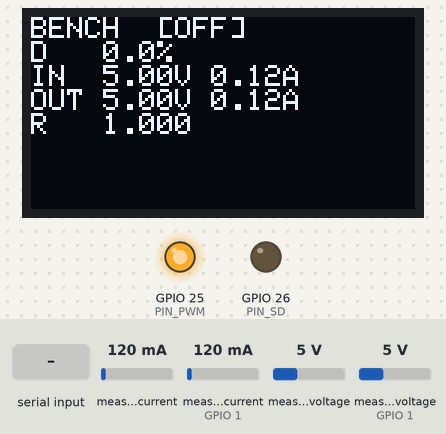
The sketch below on a simulated ESP32. Parts: 128×64 one-colour display, output pins drawn as LEDs (lit = HIGH). The inputs (shaded band) are chosen by the test bench; at power-on: measured current 120 mA, measured current (sensor on GPIO 1) 120 mA, measured voltage 5 V, measured voltage (sensor on GPIO 1) 5 V. What the sketch prints to the serial monitor is not drawn.

Above: at 1.6 s.
1.7 s: "+\n" received over Serial
At 2.7 s:
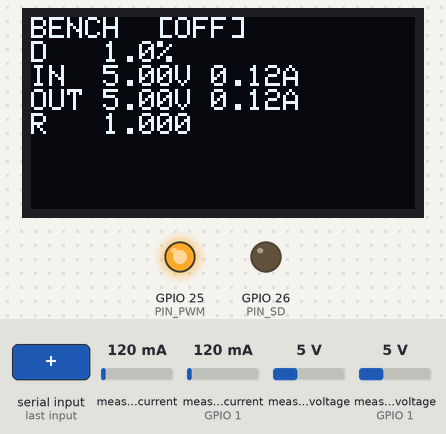
3.5 s: "e\n" received over Serial
At 3.78 s:
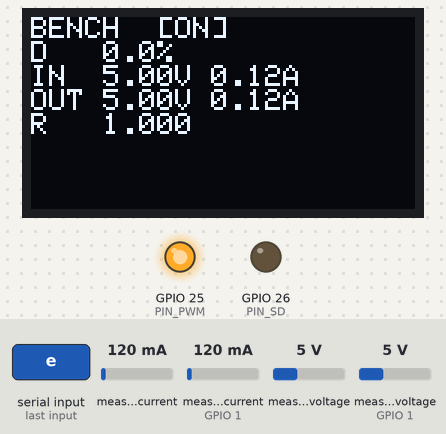
5.5 s: measured current (sensor 0) set to 40 mA
At 7.2 s:
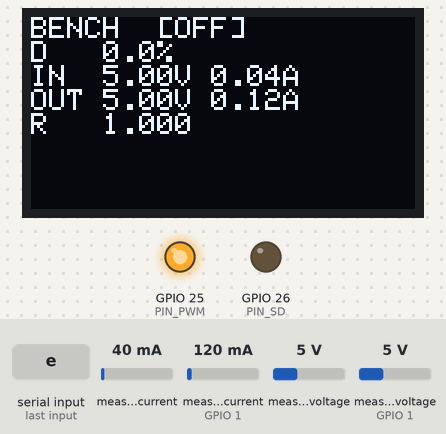
7.5 s: measured current (sensor on GPIO 1) set to 40 mA
At 8.7 s:
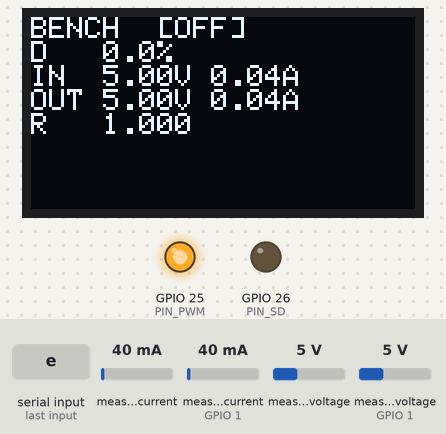
9.5 s: measured voltage (sensor 0) set to 0.3 V
At 11.2 s:
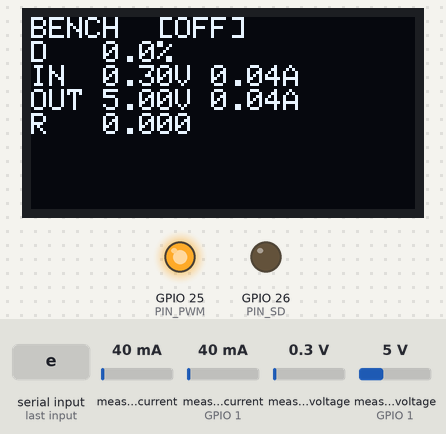
11.5 s: measured voltage (sensor on GPIO 1) set to 0.3 V
At 13.0 s:
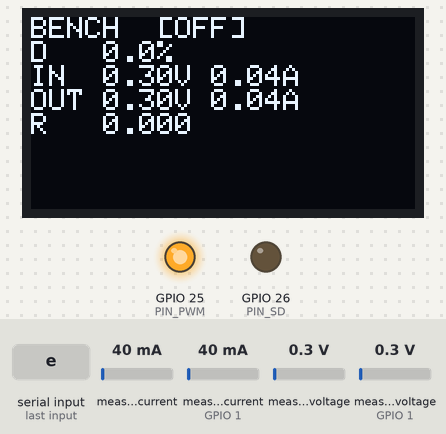
Timing chart, 0 to 14.5 s (numbered marks = the images above; inputs shaded):
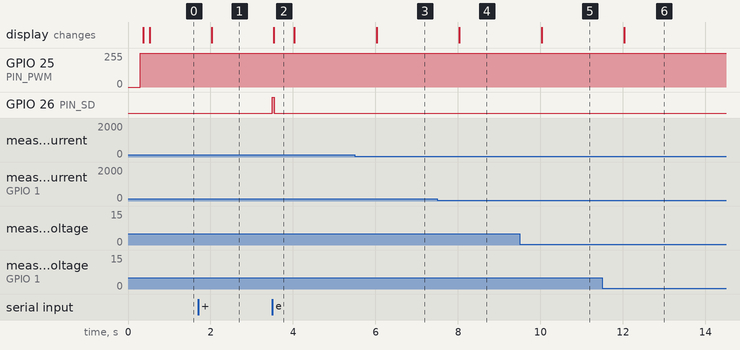

The sketch:

solar_mppt_bench_test.ino
```cpp
/*
 * BENCH TEST — Solar MPPT Boost   (Rev.3.3)
 * -----------------------------------------
 * สเก็ตช์นี้ใช้เฉพาะตอนทดสอบด่าน T3 ถึง T6
 * สั่ง duty ด้วยมือ ไม่มี MPPT ไม่มีการชาร์จอัตโนมัติ
 *
 * *** ต้องมีโหลดต่อที่เอาต์พุตเสมอก่อนสั่งสวิตช์ ***
 * boost ที่ไม่มีโหลด แรงดันจะไต่ขึ้นจนพังตัวเอง
 *
 * ============ แก้จาก Rev.3.2 ============
 * 1. คำสั่ง e บังคับ duty = 0 ทุกครั้ง
 *    เดิม: ถ้าเคยตั้ง d 0.25 ไว้แล้วพิมพ์ e วงจรจะกระโดดไป 25% ทันที
 * 2. เพิ่ม soft-start — duty ไต่ถึงเป้าใน ~1 วินาที ไม่กระโดด
 * 3. ข้าม OLED ทั้งหมดถ้าตอนบูตหาไม่เจอ
 *    เดิม: ยังยิง I2C ไปหาจอที่ไม่มีทุก 500ms กินเวลาบัสและอาจค้าง
 * 4. ไม่ยอมให้สั่ง e ถ้า INA219 ตัวใดตัวหนึ่งหาไม่เจอ
 *    ระบบตัดอัตโนมัติอาศัยค่าจากเซนเซอร์ ถ้าเซนเซอร์ตายก็ไม่มีตัวป้องกัน
 * 5. เตือนอัตโนมัติเมื่อสั่ง duty แล้วแรงดันไม่ขึ้น (Q1 ไม่สวิตช์)
 * 6. ตัดเองถ้าเปิดค้างเกิน 10 นาที กันลืมปล่อยทิ้งไว้
 *
 * ============ ขา ESP32 ============
 * ตัวอักษร "D" บนบอร์ดเป็นแค่คำนำหน้า เลขหลัง D คือเลข GPIO ตรง ๆ
 *
 * คำสั่งใน Serial Monitor (115200, ตั้ง Line ending = Newline)
 *   e            เปิดไดรเวอร์ (duty เริ่มที่ 0 เสมอ)
 *   s            หยุดทันที duty = 0 และปิดไดรเวอร์
 *   d 0.15       ตั้ง duty ของ Q1 เป็น 15%
 *   +            เพิ่ม duty ทีละ 1%
 *   -            ลด duty ทีละ 1%
 *   g            บอกว่าแรงดันเฉลี่ยที่ Gate ควรวัดได้เท่าไหร่ (ใช้ตอน T4)
 *   ?            แสดงคำสั่ง
 *
 * ระบบตัดอัตโนมัติ: Vout > 17V · Iin > 1.8A · Vin < 8V · เปิดค้างเกิน 10 นาที
 *
 * Library ที่ต้องลง: Adafruit INA219 · Adafruit SSD1306 · Adafruit GFX
 */

#include <Wire.h>
#include <Adafruit_INA219.h>
#include <Adafruit_SSD1306.h>

#define PIN_PWM   25      // D25 -> IR2104 ขา 2 (IN)  กลับเฟส
#define PIN_SD    26      // D26 -> IR2104 ขา 3 (SD)

const int PWM_FREQ = 50000;
const int PWM_RES  = 10;
const int PWM_MAX  = (1 << PWM_RES) - 1;

const float DUTY_CEIL  = 0.30;     // เพดานตอนทดสอบ ต่ำกว่าตอนใช้จริง
const float V_OUT_TRIP = 17.0;
const float I_IN_TRIP  = 1.80;
const float V_IN_MIN   = 8.0;

// soft-start: ขยับ 0.005 ทุก 20ms -> 0.30 ใช้เวลาราว 1.2 วินาที
const float    RAMP_STEP  = 0.005;
const uint32_t T_RAMP     = 20;
const uint32_t T_MAX_ON   = 10UL * 60UL * 1000UL;   // ตัดเองหลัง 10 นาที
const uint32_t T_NOBOOST  = 3000;                   // เตือนหลังผิดปกติ 3 วินาที

Adafruit_INA219 ina1(0x40);
Adafruit_INA219 ina2(0x41);
Adafruit_SSD1306 oled(128, 64, &Wire, -1);

bool ina1Ok = false, ina2Ok = false, oledOk = false;

float dutyTarget = 0;      // ค่าที่สั่ง
float dutyNow    = 0;      // ค่าที่ออกจริง ไต่เข้าหาเป้า
bool  enabled    = false;
float vIn = 0, iIn = 0, vOut = 0, iOut = 0;

uint32_t tRead = 0, tPrint = 0, tRamp = 0, tOn = 0, tBadStart = 0;
bool warnedNoBoost = false;
String cmd = "";

// ------------------------------------------------------------
void writeDuty(float d) {
  if (d < 0)         d = 0;
  if (d > DUTY_CEIL) d = DUTY_CEIL;
  dutyNow = d;
  uint32_t val = (uint32_t)((1.0f - dutyNow) * PWM_MAX + 0.5f);
#if defined(ESP_ARDUINO_VERSION_MAJOR) && ESP_ARDUINO_VERSION_MAJOR >= 3
  ledcWrite(PIN_PWM, val);
#else
  ledcWrite(0, val);
#endif
}

void stopAll(const char* why) {
  dutyTarget = 0;
  writeDuty(0);                       // หยุดต้องทันที ไม่ไต่ลง
  digitalWrite(PIN_SD, LOW);
  enabled = false;
  tBadStart = 0;
  warnedNoBoost = false;
  Serial.print("\n*** หยุด: ");
  Serial.print(why);
  Serial.println(" ***\n");
}

void gateHint() {
  Serial.print("duty สั่ง "); Serial.print(dutyTarget * 100, 1);
  Serial.print("%  ออกจริง ");  Serial.print(dutyNow * 100, 1);
  Serial.println("%");
  Serial.print("  Gate ควรวัดได้ราว ");
  Serial.print(dutyTarget * vIn, 2); Serial.println(" V");
  Serial.print("  ถ้าวัดได้ราว ");
  Serial.print((1.0f - dutyTarget) * vIn, 2);
  Serial.println(" V = เฟสกลับผิด พิมพ์ s หยุดทันที");
  Serial.println("  ถ้าวัดได้ 0V = ไดรเวอร์ปิดอยู่ ตรวจ socket ขา 3 ต้องได้ 3.3V");
}

void help() {
  Serial.println();
  Serial.println("  e        เปิดไดรเวอร์ (duty เริ่มที่ 0)");
  Serial.println("  s        หยุดทันที");
  Serial.println("  d 0.15   ตั้ง duty ของ Q1");
  Serial.println("  + / -    ปรับทีละ 1%");
  Serial.println("  g        ค่า Gate ที่ควรวัดได้ตอนนี้");
  Serial.println("  ?        แสดงคำสั่งนี้");
  Serial.println();
  Serial.println("  เตือน: ต้องมีโหลดต่อที่เอาต์พุตเสมอ");
  Serial.println();
}

// ------------------------------------------------------------
void setup() {
  Serial.begin(115200);
  delay(300);

  // ปิดไดรเวอร์ก่อนเป็นอันดับแรกเสมอ
  pinMode(PIN_SD, OUTPUT);
  digitalWrite(PIN_SD, LOW);

#if defined(ESP_ARDUINO_VERSION_MAJOR) && ESP_ARDUINO_VERSION_MAJOR >= 3
  ledcAttach(PIN_PWM, PWM_FREQ, PWM_RES);
#else
  ledcSetup(0, PWM_FREQ, PWM_RES);
  ledcAttachPin(PIN_PWM, 0);
#endif
  writeDuty(0);

  Wire.begin(21, 22);
  Wire.setClock(100000);

  Serial.println("=== BENCH TEST — Solar MPPT Boost Rev.3.3 ===");

  Serial.print("I2C ที่เจอ: ");
  for (uint8_t a = 1; a < 127; a++) {
    Wire.beginTransmission(a);
    if (Wire.endTransmission() == 0) { Serial.print("0x"); Serial.print(a, HEX); Serial.print(" "); }
  }
  Serial.println();
  Serial.println("ควรเจอ 0x3C 0x40 0x41");

  ina1Ok = ina1.begin();
  ina2Ok = ina2.begin();
  if (!ina1Ok) Serial.println("[ERR] ไม่พบ INA219 0x40 — สั่ง e ไม่ได้");
  if (!ina2Ok) Serial.println("[ERR] ไม่พบ INA219 0x41 — สั่ง e ไม่ได้");
  if (ina1Ok) ina1.setCalibration_32V_2A();
  if (ina2Ok) ina2.setCalibration_32V_2A();

  oledOk = oled.begin(SSD1306_SWITCHCAPVCC, 0x3C);
  if (oledOk) {
    oled.clearDisplay(); oled.setTextColor(SSD1306_WHITE); oled.setTextSize(1);
    oled.setCursor(0, 0); oled.println("BENCH TEST"); oled.display();
  } else {
    Serial.println("[ERR] ไม่พบ OLED — ข้ามการแสดงผล ดูค่าทาง Serial แทน");
  }

  help();
}

// ------------------------------------------------------------
void readAll() {
  if (ina1Ok) {
    vIn = ina1.getBusVoltage_V();
    iIn = ina1.getCurrent_mA() / 1000.0f;
  }
  if (ina2Ok) {
    vOut = ina2.getBusVoltage_V();
    iOut = ina2.getCurrent_mA() / 1000.0f;
  }
}

void guard() {
  if (!enabled) return;

  if (vOut > V_OUT_TRIP) { stopAll("แรงดันเอาต์พุตเกิน 17V — ต่อโหลดหรือยัง"); return; }
  if (iIn  > I_IN_TRIP)  { stopAll("กระแสอินพุตเกิน 1.8A"); return; }
  if (vIn  < V_IN_MIN)   { stopAll("แรงดันอินพุตตกต่ำกว่า 8V"); return; }

  if (millis() - tOn > T_MAX_ON) { stopAll("เปิดค้างเกิน 10 นาที — ตัดเองกันลืม"); return; }

  // ---- ตรวจว่า boost ทำงานจริงไหม ----
  // duty เกิน 8% แล้ว Vout ต้องสูงกว่า Vin ถ้าไม่ใช่แปลว่า Q1 ไม่สวิตช์
  if (dutyNow > 0.08f && vIn > V_IN_MIN) {
    if (vOut < vIn * 1.02f) {
      if (tBadStart == 0) tBadStart = millis();
      else if (!warnedNoBoost && millis() - tBadStart > T_NOBOOST) {
        warnedNoBoost = true;
        Serial.println("\n[เตือน] สั่ง duty แล้วแรงดันไม่ขึ้น — Q1 น่าจะไม่ได้สวิตช์");
        Serial.println("  1. วัด socket ขา 3 (SD) ต้องได้ 3.3V");
        Serial.println("  2. วัดแรงดันเฉลี่ยที่ Gate ของ Q1");
        Serial.println("  3. ถ้า Gate ได้ 0V = ไดรเวอร์ไม่ออก · ถ้าสูงผิด = เฟสกลับ");
        Serial.println("  ไม่ตัดให้อัตโนมัติเพราะไม่อันตราย แต่อย่าไล่ duty ขึ้นต่อ\n");
      }
    } else {
      tBadStart = 0;
    }
  } else {
    tBadStart = 0;
  }
}

void rampStep() {
  uint32_t now = millis();
  if (now - tRamp < T_RAMP) return;
  tRamp = now;
  if (dutyNow == dutyTarget) return;

  if (dutyNow < dutyTarget) writeDuty(min(dutyNow + RAMP_STEP, dutyTarget));
  else                      writeDuty(max(dutyNow - RAMP_STEP, dutyTarget));
}

void handleSerial() {
  while (Serial.available()) {
    char ch = Serial.read();
    if (ch == '\n' || ch == '\r') {
      cmd.trim();
      if (cmd.length()) {
        if (cmd == "s") stopAll("สั่งหยุดด้วยมือ");

        else if (cmd == "e") {
          if (!ina1Ok || !ina2Ok) {
            Serial.println("[ปฏิเสธ] เซนเซอร์ INA219 ไม่ครบ ระบบตัดอัตโนมัติใช้งานไม่ได้");
            Serial.println("         แก้ I2C ให้เจอ 0x40 และ 0x41 ก่อน");
          } else {
            dutyTarget = 0;
            writeDuty(0);                 // เริ่มที่ศูนย์เสมอ ไม่กระโดด
            digitalWrite(PIN_SD, HIGH);
            enabled = true;
            tOn = millis();
            tBadStart = 0;
            warnedNoBoost = false;
            Serial.println("ไดรเวอร์เปิดแล้ว · duty = 0 · สั่ง d ทีละขั้น");
          }
        }

        else if (cmd == "?") help();
        else if (cmd == "g") gateHint();

        else if (cmd == "+") { dutyTarget += 0.01; if (dutyTarget > DUTY_CEIL) dutyTarget = DUTY_CEIL; Serial.print("duty เป้า = "); Serial.println(dutyTarget, 3); }
        else if (cmd == "-") { dutyTarget -= 0.01; if (dutyTarget < 0) dutyTarget = 0; Serial.print("duty เป้า = "); Serial.println(dutyTarget, 3); }

        else if (cmd.startsWith("d ") || cmd.startsWith("d")) {
          String arg = cmd.substring(1);
          arg.trim();
          if (arg.length() == 0) {
            Serial.println("ใส่ค่าด้วย เช่น d 0.15");
          } else if (!enabled) {
            Serial.println("[ปฏิเสธ] ยังไม่ได้เปิดไดรเวอร์ พิมพ์ e ก่อน");
          } else {
            dutyTarget = arg.toFloat();
            if (dutyTarget < 0)         dutyTarget = 0;
            if (dutyTarget > DUTY_CEIL) { dutyTarget = DUTY_CEIL; Serial.println("(เกินเพดาน 30% ตัดให้เหลือ 30%)"); }
            tBadStart = 0;
            warnedNoBoost = false;
            gateHint();
          }
        }

        else Serial.println("ไม่รู้จักคำสั่งนี้ พิมพ์ ? เพื่อดูรายการ");
      }
      cmd = "";
    } else cmd += ch;
  }
}

void printStatus() {
  Serial.print(enabled ? "[ON ] " : "[OFF] ");
  Serial.print("duty "); Serial.print(dutyNow * 100, 1);
  if (dutyNow != dutyTarget) { Serial.print("->"); Serial.print(dutyTarget * 100, 1); }
  Serial.print("%  |  ");
  Serial.print("Vin ");  Serial.print(vIn, 2);  Serial.print("V ");
  Serial.print(iIn, 3);  Serial.print("A  |  ");
  Serial.print("Vout "); Serial.print(vOut, 2); Serial.print("V ");
  Serial.print(iOut, 3); Serial.print("A  |  ");
  Serial.print("อัตราส่วน ");
  Serial.println(vIn > 1 ? vOut / vIn : 0, 3);
}

void drawOled() {
  if (!oledOk) return;
  oled.clearDisplay();
  oled.setCursor(0, 0);
  oled.println(enabled ? "BENCH  [ON]" : "BENCH  [OFF]");
  oled.print("D   "); oled.print(dutyNow * 100, 1); oled.println("%");
  oled.print("IN  "); oled.print(vIn, 2); oled.print("V "); oled.print(iIn, 2); oled.println("A");
  oled.print("OUT "); oled.print(vOut, 2); oled.print("V "); oled.print(iOut, 2); oled.println("A");
  oled.print("R   "); oled.println(vIn > 1 ? vOut / vIn : 0, 3);
  oled.display();
}

// ------------------------------------------------------------
void loop() {
  handleSerial();
  rampStep();

  uint32_t now = millis();
  if (now - tRead  >= 100) { tRead  = now; readAll(); guard(); }
  if (now - tPrint >= 500) { tPrint = now; printStatus(); drawOled(); }
}
```

Measured:
- after the input at 1.7 s, GPIO 25 (PIN_PWM): 255/255 → 252/255 at once; the display: changes after 0.33 s (image 1)
- after the input at 3.5 s, GPIO 25 (PIN_PWM): 252/255 → 255/255 at once; GPIO 26 (PIN_SD): LOW → HIGH at once, → LOW 0.04 s later; the display: changes at once (image 2)
- after the input at 5.5 s, the display: changes after 0.54 s (image 3)
- after the input at 7.5 s, the display: changes after 0.54 s (image 4)
- after the input at 9.5 s, the display: changes after 0.54 s (image 5)
- after the input at 11.5 s, the display: changes after 0.54 s (image 6)
- what the display in image 2 shows lasts 0.5 s, from 3.5 s to 4.0 s
